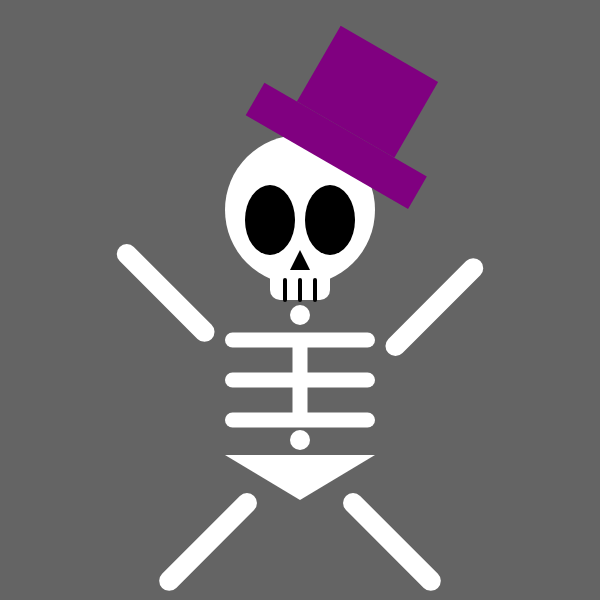
Frame 1 (no input)
Frame 60 (no input): identical to frame 1, image omitted
Frame 120 (the mouse pressed at the canvas centre since frame 60): identical to frame 1, image omitted

The p5.js sketch that drew this single still picture (run headless with seeded random() and noise() and a simulated clock; from frame 60 on, the mouse is pressed at the canvas centre):

// p5.js sketch
// ── sketch.js
function setup() {
    // create a canvas to draw my portrait on
    createCanvas( 600, 600 );
}

function draw() {
    // set the background color
    background( 100 );

    // *****************************************************
    // create a sandbox for the entire character
    push();

        // move the entire grid for this character to the center of the canvas
        translate( 300, 300 );


        // ** RIBS **********************************
        push();
            rectMode(CENTER);
            fill('white');
            noStroke();
            rect(0,40,150,15,10);
            rect(0,80,150,15,10);
            rect(0,120,150,15,10);
            rect(0,80,15,90,10);
        pop();
        // **END RIBS**

        // ** JOINTS **********************************
        push();
            fill('white');
            noStroke();
            ellipse(0,15,20);
            ellipse(0,140,20);
        pop();
        // **END JOINTS**

        // ** PELVIS **********************************
        push();
            noStroke();
            fill('white');
            triangle(-75,155,75,155,0,200);
        pop();
        // **END PELVIS**


        // ** HEAD **********************************
        push();

        // **SKULL**
        fill('white');
        noStroke();
        ellipse(0,-90,150);
        // **END SKULL**


            // **MOUTH**
            push();
                rectMode(CENTER);
                fill('white');
                rect(0,-30,60,60,10);
            pop();
            // **END MOUTH**

            // **TEETH**
            push();
                stroke('black');
                strokeWeight(4);
                line(0,-20,0,0);
                line(-15,-20,-15,0);
                line(15,-20,15,0);
            pop();
            // **END TEETH**

            // **EYES**
            push();
            fill('black');
            ellipse(-30,-80,50,70);
            ellipse(30,-80,50,70);
            pop();
            // **END EYES**

            // **NOSE**
            push();
            fill('black');
            noStroke();
            triangle(-10,-30,10,-30,0,-50);
            pop();
            // **END NOSE**


        pop();
        // **END HEAD**

        // ** HAT **********************************
        push();
            translate(-70,30);
            rotate(radians(30));
            rectMode(CENTER);
            noStroke();
            fill('purple')
            scale(1.25)
            rect(0,-170,150,30)
            rect(0,-220,90,70)
        pop();
        // **END HAT**


        // ** ARMS **********************************
        push();
            rectMode(CENTER);
            rotate(radians(45));
            fill('white');
            noStroke();
            rect(100,-90,20,130,10);
            rect(-100,90,130,20,10);
        pop();
        // **END ARMS**

        // ** LEGS **********************************
        push();
            rectMode(CENTER);
            translate(0,150);
            rotate(radians(45));
            fill('white');
            noStroke();
            rect(130,0,130,20,10);
            rect(0,130,20,130,10);
        pop();
        // **END LEGS**

    // ** END CHARACTER SANDBOX *******************
    pop();

}
